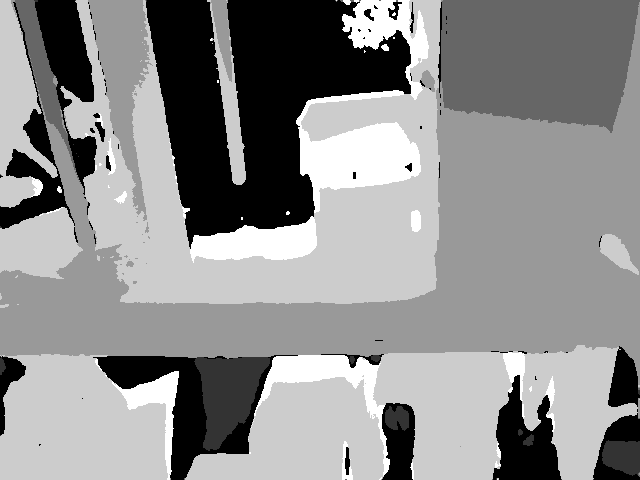
#> input picture src/depth_raw.png, 640 x 480 px
$ python undistortion_tof_img.py   (older library calls are emulated)
#> lines starting #> are read from the running program, lines starting #| are printed output that depends on the picture
import cv2
import numpy as np
from pathlib import Path

# ---------- 1) Convert HALCON intrinsics -> OpenCV intrinsics for the ToF camera ----------
def halcon_to_opencv_intrinsics_tof(
    # Pixel size [micrometers]
    Sx_um=8.29572, Sy_um=8.3,
    # Focal length [mm]
    f_mm=4.32481,
    # Principal point [pixels]
    Cx_px=329.512, Cy_px=225.884,
    # HALCON distortion coefficients (units shown in your screenshot)
    # Radial: [1/m^2, 1/m^4, 1/m^6]
    K1=-40.7214, K2=-1.66096e8, K3=2.11721e13,
    # Tangential 2nd order (HALCON labels 1/m^2)
    P1=0.32381, P2=0.538484
):
    """
    Build OpenCV cameraMatrix (in pixels) and distCoeffs from HALCON parameters.
    NOTE:
      - HALCON radial units: K1 [1/m^2], K2 [1/m^4], K3 [1/m^6]
      - HALCON tangential units here: P1, P2 [1/m^2]  <-- from your GUI label
      - OpenCV expects *dimensionless* coefficients in normalized coordinates
        so we convert by multiplying with powers of focal length (in meters):
          k1 = K1 * f^2,  k2 = K2 * f^4,  k3 = K3 * f^6
          p1 = P1 * f^2,  p2 = P2 * f^2
    """

    # --- Units to meters ---
    f_m  = f_mm / 1000.0          # mm -> m
    Sx_m = Sx_um * 1e-6           # um -> m
    Sy_m = Sy_um * 1e-6

    # --- Focal length in pixels ---
    fx = f_m / Sx_m
    fy = f_m / Sy_m
    cx, cy = Cx_px, Cy_px

    cameraMatrix = np.array([[fx, 0,  cx],
                             [0,  fy, cy],
                             [0,  0,   1]], dtype=np.float64)

    # --- HALCON -> OpenCV coefficient conversion (dimensionless) ---
    k1 = K1 * (f_m ** 2)
    k2 = K2 * (f_m ** 4)
    k3 = K3 * (f_m ** 6)
    p1 = P1 * (f_m ** 2)   # IMPORTANT: P1,P2 shown as 1/m^2 in your UI
    p2 = P2 * (f_m ** 2)

    distCoeffs = np.array([k1, k2, p1, p2, k3], dtype=np.float64)
    return cameraMatrix, distCoeffs


# ---------- 2) Undistortion helpers ----------
def build_undistort_maps(K, dist, size, alpha=1.0):
    """
    Create undistortion/rectification maps once, then reuse for remapping.
    - size: (width, height) in pixels
    - alpha:
        0.0 -> crop all black borders (smaller FOV, no black edges)
        1.0 -> keep full FOV (same resolution, black edges may appear)
        (0~1 for trade-off)
    Returns: map1, map2, newK, roi
    """
    w, h = size
    newK, roi = cv2.getOptimalNewCameraMatrix(K, dist, (w, h), alpha)
    map1, map2 = cv2.initUndistortRectifyMap(
        K, dist, R=None, newCameraMatrix=newK, size=(w, h), m1type=cv2.CV_32FC1
    )
    return map1, map2, newK, roi


# [42 lines left out: function undistort_tof_image, not called in this run]


def undistort_tof_depth(
    depth_path,
    out_path=None,
    alpha=1.0,
    crop=False,
    invalid_value=0
):
    """
    Undistort a ToF depth map (e.g., in millimeters).
    IMPORTANT:
      - Use NEAREST interpolation to avoid averaging depth values.
      - invalid_value: pixels remapped from outside source will be set to this.
    """
#> called with depth_path = 'depth_raw.png', alpha = 1, crop = False, invalid_value = 0
    depth = cv2.imread(str(depth_path), cv2.IMREAD_UNCHANGED)
#> depth is the input picture: shape (480, 640) uint16; min 0, max 1490, mean 824
    depth = depth / 1000.0
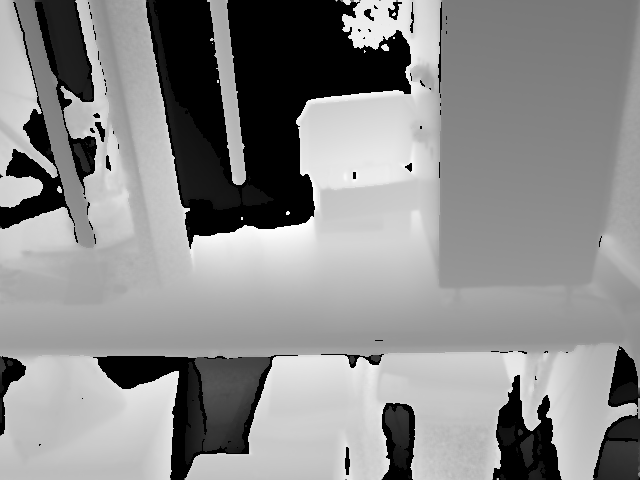
#> depth: shape (480, 640) float64; min 0, max 1.49, mean 0.824; drawn with min black and max white
    if depth is None:
        raise FileNotFoundError(f"Cannot read depth: {depth_path}")
    h, w = depth.shape[:2]
#> h = 480; w = 640

    K, dist = halcon_to_opencv_intrinsics_tof()
    map1, map2, newK, roi = build_undistort_maps(K, dist, (w, h), alpha=alpha)
#> roi = (4, 2, 633, 474)

    undist = cv2.remap(depth, map1, map2, interpolation=cv2.INTER_NEAREST,
                       borderMode=cv2.BORDER_CONSTANT, borderValue=invalid_value)

    if crop:
        x, y, rw, rh = roi
        if rw > 0 and rh > 0:
            undist = undist[y:y+rh, x:x+rw]
    undist = np.clip(undist * 1000.0,0,65535).astype(np.uint16)
    if out_path is None:
        out_path = Path(depth_path).with_name(Path(depth_path).stem + "_undistorted.png")
    cv2.imwrite(str(out_path), undist)

    return {"cameraMatrix": K, "distCoeffs": dist, "newCameraMatrix": newK,
            "roi": roi, "out_path": str(out_path)}


# ---------- 3) Example ----------
if __name__ == "__main__":
    # [10 lines of commented-out code are left out]
    info_depth = undistort_tof_depth(
        "depth_raw.png",
        alpha=1.0,
        crop=False,
        invalid_value=0
    )
    print("Saved undistorted depth to:", info_depth["out_path"])
#| Saved undistorted depth to: depth_raw_undistorted.png
